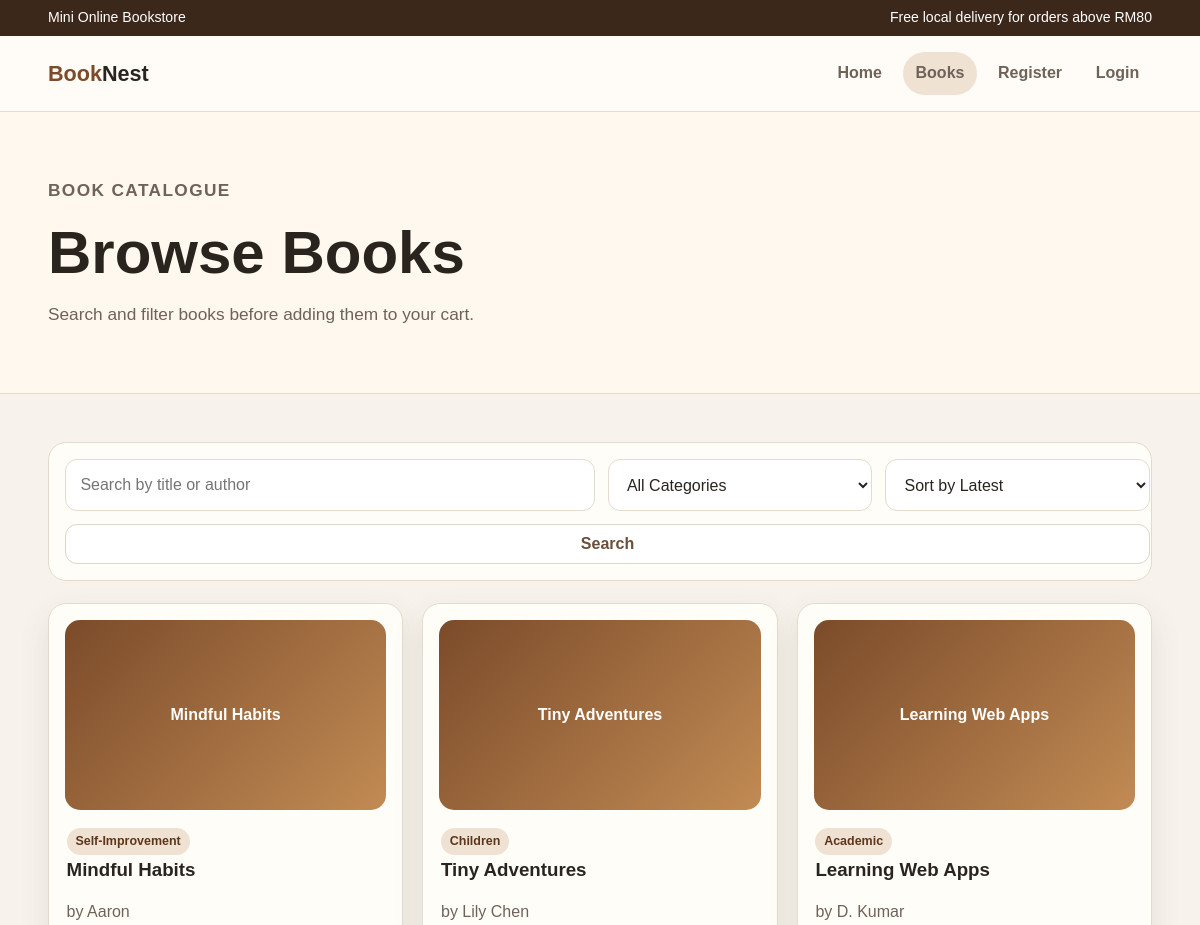
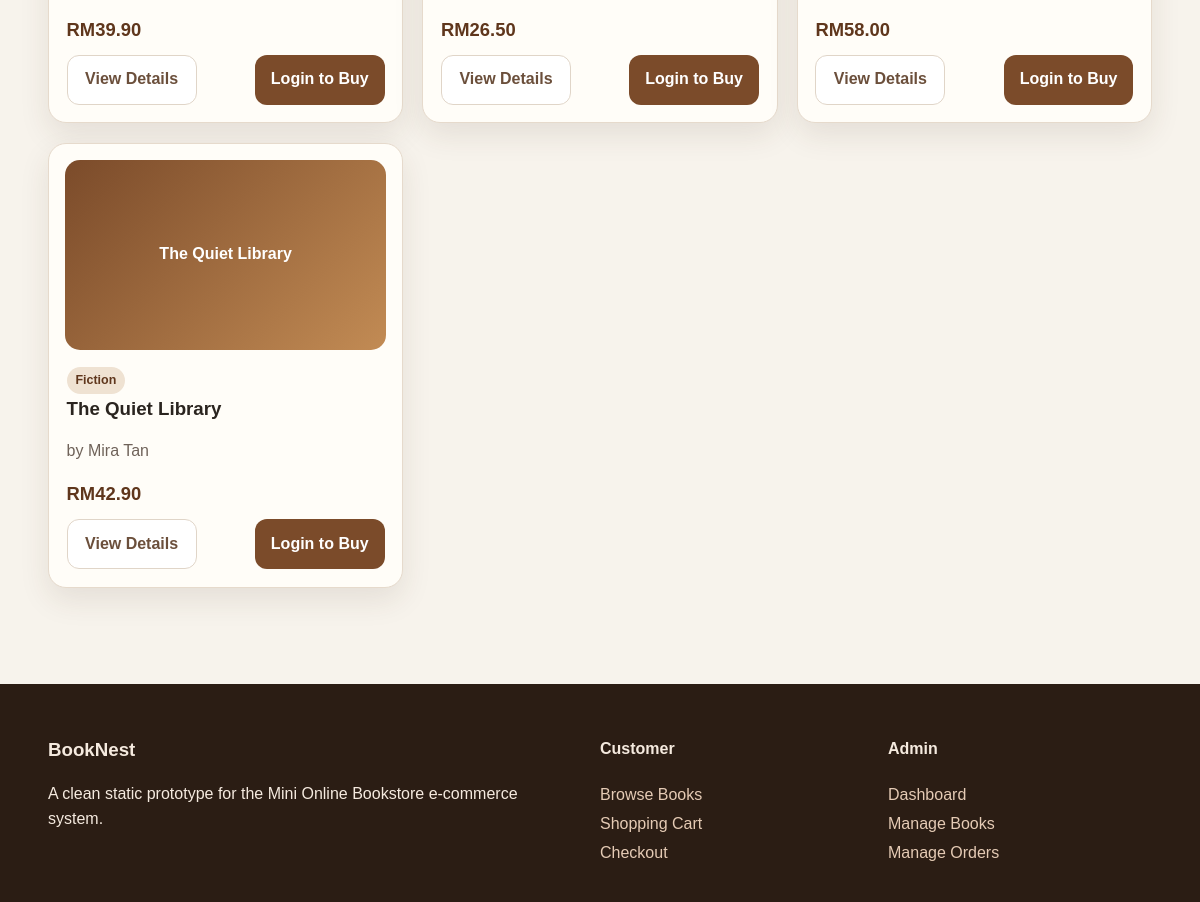
The app's page /books/books.php with its own data (2 pictures, top to bottom).
### tables this page shows
CREATE TABLE `books` (
  `book_id` int(11) NOT NULL,
  `title` varchar(150) NOT NULL,
  `author` varchar(100) NOT NULL,
  `category` varchar(50) NOT NULL,
  `price` decimal(10,2) NOT NULL,
  `stock` int(11) NOT NULL,
  `description` text DEFAULT NULL,
  `image` varchar(255) DEFAULT NULL,
  `created_at` timestamp NOT NULL DEFAULT current_timestamp()
);

### app.php (called while the page is built, shortened)
<?php
function isLoggedIn() {
    return isset($_SESSION['user_id']);
}
function isCustomer() {
    return isset($_SESSION['user_role']) && $_SESSION['user_role'] === 'customer';
}
?>

### books/books.php (the view, shortened to what this page needs)
<?php
include '../app.php';
$search   = isset($_GET['search']) ? trim($_GET['search']) : '';
$sort     = isset($_GET['sort']) ? trim($_GET['sort']) : 'latest';
$sql    = "SELECT * FROM books WHERE 1";
if ($sort == 'price_low') {
    $sql .= " ORDER BY price ASC";
} elseif ($sort == 'price_high') {
    $sql .= " ORDER BY price DESC";
} else {
    $sql .= " ORDER BY book_id DESC";
}
$stmt = $conn->prepare($sql);
$stmt->execute();
$books = $stmt->get_result();
?>
<!DOCTYPE html>
<html lang="en">
<head>
    <link rel="stylesheet" href="../css/style.css?v=123">
</head>
<body>
    <div class="topbar">
        <div class="container">
            <span>Mini Online Bookstore</span>
            <span>Free local delivery for orders above RM80</span>
        </div>
    </div>
    <header class="navbar">
        <div class="container nav-inner">
            <a class="brand" href="../index.php">Book<span>Nest</span></a>
            <nav class="nav-links">
                <a href="../index.php">Home</a>
                <a class="active" href="books.php">Books</a>
                <?php if (!isLoggedIn()): ?>
                    <a href="../auth/register.php">Register</a>
                    <a href="../auth/login.php">Login</a>
                <?php elseif (isAdmin()): ?>
                    <a href="../admin/admin-dashboard.php">Dashboard</a>
                    <a href="../auth/logout.php">Logout</a>
                <?php endif; ?>
            </nav>
        </div>
    </header>
    <section class="page-title">
        <div class="container">
            <p class="eyebrow">Book Catalogue</p>
            <h1>Browse Books</h1>
            <p>Search and filter books before adding them to your cart.</p>
        </div>
    </section>
    <main class="section">
        <div class="container">
            <form method="GET" class="filters">
                <input class="input" name="search" placeholder="Search by title or author" value="<?php echo htmlspecialchars($search); ?>">
                <select name="category">
                    <option value="">All Categories</option>
                </select>
                <select name="sort">
                    <option value="latest"     <?php if($sort=="latest")     echo "selected"; ?>>Sort by Latest</option>
                </select>
                <button class="btn secondary searchbook-btn" type="submit">Search</button>
            </form>
            <div class="grid grid-3">
                <?php while ($book = $books->fetch_assoc()): ?>
                <article class="card">
                    <div class="book-cover"><?php echo htmlspecialchars($book['title']); ?></div>
                    <div class="card-body">
                        <span class="tag"><?php echo htmlspecialchars($book['category']); ?></span>
                        <h3 class="book-title"><?php echo htmlspecialchars($book['title']); ?></h3>
                        <p class="meta">by <?php echo htmlspecialchars($book['author']); ?></p>
                        <p class="price">RM<?php echo number_format($book['price'], 2); ?></p>
                        <div class="actions1">
                            <a class="btn secondary view-btn" href="book-detail.php?id=<?php echo $book['book_id']; ?>">
                                View Details
                            </a>
                            <?php if (isCustomer()): ?>
                                <a class="btn" href="../orders/cart.php?add=<?php echo $book['book_id']; ?>">
                                    Add to Cart
                                </a>
                            <?php elseif (!isLoggedIn()): ?>
                                <a class="btn" href="../auth/login.php">
                                    Login to Buy
                                </a>
                            <?php endif; ?>
                        </div>
                    </div>
                </article>
                <?php endwhile; ?>
            </div>
        </div>
    </main>
    <footer class="footer">
        <div class="container footer-grid">
            <div>
                <h3>BookNest</h3>
                <p>A clean static prototype for the Mini Online Bookstore e-commerce system.</p>
            </div>
            <div>
                <h4>Customer</h4>
                <a href="books.php">Browse Books</a>
                <a href="../orders/cart.php">Shopping Cart</a>
                <a href="../orders/checkout.php">Checkout</a>
            </div>
            <div>
                <h4>Admin</h4>
                <a href="../admin/admin-dashboard.php">Dashboard</a>
                <a href="../admin/manage-books.php">Manage Books</a>
                <a href="../admin/manage-orders.php">Manage Orders</a>
            </div>
        </div>
    </footer>
</body>
</html>

### css/style.css (style rules this page uses)
:root { --bg: #f7f3ec; --paper: #fffdf8; --ink: #2a241f; --muted: #6f6259; --line: #e6dacc; --brand: #7b4b2a; --brand-dark: #5f361c; --accent: #b87945; --soft: #efe2d2; --shadow: 0 12px 30px rgba(70, 45, 25, .10); --radius: 18px; }
* { box-sizing: border-box; }
body { margin: 0; font-family: Arial, Helvetica, sans-serif; background: var(--bg); color: var(--ink); line-height: 1.55; }
a { text-decoration: none; color: inherit; }
.container { width: min(1120px, 92%); margin: auto; }
.topbar { background: #3c281b; color: #fff; padding: .45rem 0; font-size: .88rem; }
.topbar .container { display: flex; justify-content: space-between; gap: 1rem; flex-wrap: wrap; }
.navbar { position: sticky; top: 0; z-index: 10; background: rgba(255, 253, 248, .96); border-bottom: 1px solid var(--line); }
.nav-inner { display: flex; align-items: center; justify-content: space-between; padding: 1rem 0; gap: 1rem; }
.brand { font-weight: 800; font-size: 1.35rem; color: var(--brand); }
.brand span { color: var(--ink); }
.nav-links { display: flex; gap: .5rem; flex-wrap: wrap; }
.nav-links a { padding: .55rem .8rem; border-radius: 999px; color: var(--muted); font-weight: 600; }
.nav-links a:hover, .active { background: var(--soft); color: var(--brand-dark); }
.btn { display: inline-flex; align-items: center; justify-content: center; border: 0; border-radius: 12px; padding: .75rem 1rem; background: var(--brand); color: #fff; font-weight: 700; cursor: pointer; height: 50px; font-size: 16px; }
.btn.secondary { background: #ffffff; color: #6b4f3b; border: 1px solid #e0d5c8; padding: 0.4rem 1rem; transition: all 0.2s ease; width: 70px; font-size: 16px; }
.searchbook-btn { min-width: 1085px; height: 40px; }
.view-btn, .cancel-btn { min-width: 130px; }
.input { transition: 0.2s; }
.eyebrow { color: var(--accent); font-weight: 800; text-transform: uppercase; letter-spacing: .08em; font-size: .85rem; }
.hero h1, .page-title h1 { font-size: clamp(2rem, 5vw, 4rem); line-height: 1.05; margin: .5rem 0 1rem; }
.hero p, .page-title p { font-size: 1.08rem; color: var(--muted); max-width: 650px; }
.hero-card, .card, .form-card, .summary, .stat, .table-wrap { background: var(--paper); border: 1px solid var(--line); border-radius: var(--radius); box-shadow: var(--shadow); }
.actions1 { display: flex; gap: 0.8rem; align-items: center; justify-content: space-between; background: var(--paper); }
.section { padding: 3rem 0; }
.section-head p, .meta, .small { color: var(--muted); }
.grid { display: grid; gap: 1.2rem; }
.grid-3 { grid-template-columns: repeat(3, 1fr); }
.card { overflow: hidden; }
.card-body { padding: 1.1rem; }
.book-cover { height: 190px; border-radius: 15px; margin: 1rem 1rem 0; display: flex; align-items: center; justify-content: center; color: #fff; text-align: center; font-weight: 800; padding: 1rem; background: linear-gradient(135deg, #7b4b2a, #c28b54); }
.book-title { font-weight: 800; margin: 0 0 .25rem; }
.price { color: var(--brand-dark); font-size: 1.15rem; font-weight: 800; margin: .65rem 0; }
.tag { display: inline-block; background: var(--soft); color: var(--brand-dark); border-radius: 999px; padding: .25rem .55rem; font-size: .78rem; font-weight: 700; }
.page-title { padding: 3rem 0; background: #fff8ef; border-bottom: 1px solid var(--line); }
.filters { background: var(--paper); border: 1px solid var(--line); border-radius: var(--radius); padding: 1rem; display: grid; grid-template-columns: 2fr 1fr 1fr; gap: .8rem; margin-bottom: 1.4rem; }
.filters { display: grid; grid-template-columns: 2fr 1fr 1fr; gap: 0.8rem; }
.filters .searchbook-btn { grid-column: 1 / -1; justify-self: flex-end; }
.input, select, textarea { width: 100%; border: 1px solid var(--line); border-radius: 12px; padding: .78rem .9rem; background: #fff; font: inherit; color: var(--ink); }
.footer { background: #2b1d14; color: #f5eadf; padding: 2rem 0; margin-top: 3rem; }
.footer-grid { display: grid; grid-template-columns: 2fr 1fr 1fr; gap: 1.5rem; }
.footer a { display: block; color: #e5cbb5; margin: .25rem 0; }

### records on screen
books: title "Mindful Habits", category "Self-Improvement", author "Aaron", price "39.90"
books: title "Tiny Adventures", category "Children", author "Lily Chen", price "26.50"
books: title "Learning Web Apps", category "Academic", author "D. Kumar", price "58.00"
books: title "The Quiet Library", category "Fiction", author "Mira Tan", price "42.90"
